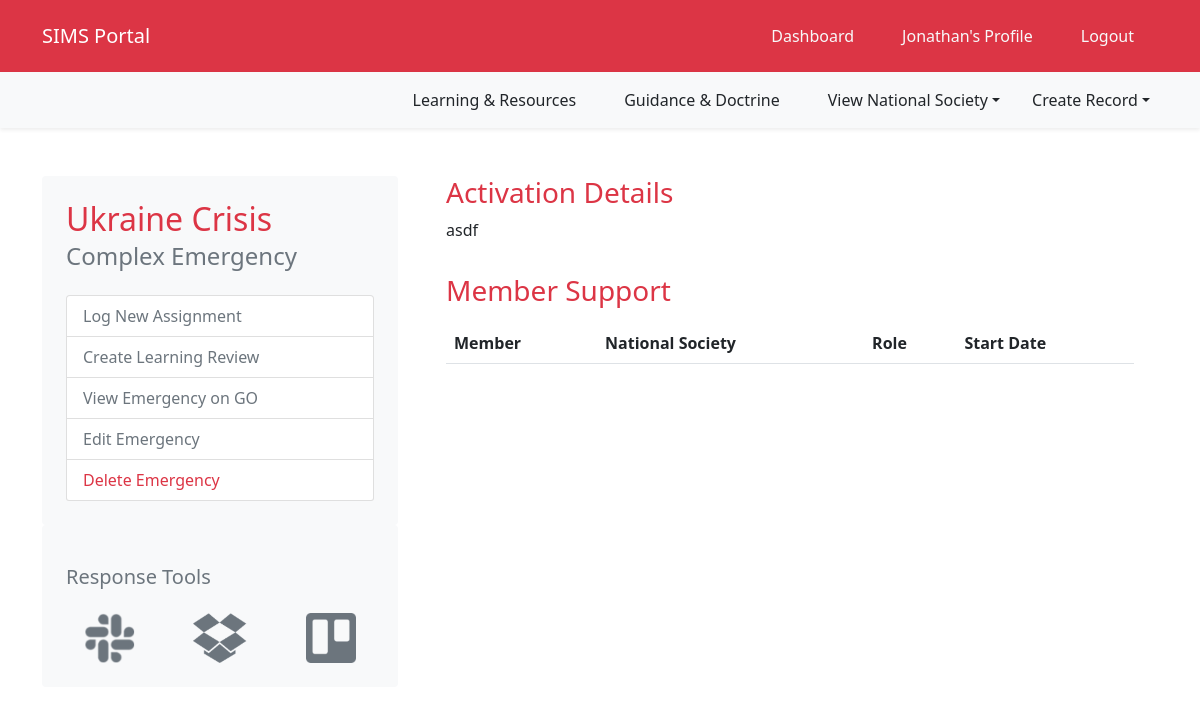
Before: /emergency/4 (signed in) with the older database file.
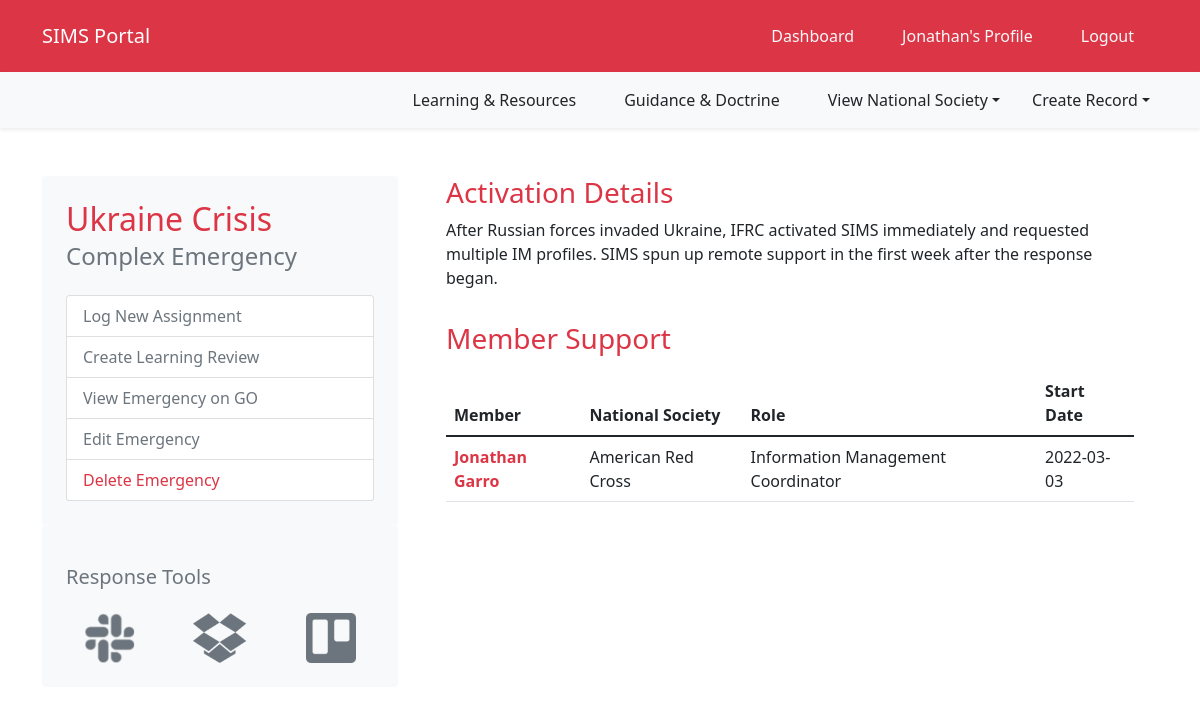
After: the same page with the newer database file.
### SIMS_Portal/models.py (models this page shows, shortened)
class Emergency(db.Model):
	__tablename__ = 'emergency'
	id = db.Column(db.Integer, primary_key=True)
	emergency_name = db.Column(db.String(100), nullable=False)
	emergency_glide = db.Column(db.String(20))
	emergency_go_id = db.Column(db.Integer)
	emergency_location_id = db.Column(db.Integer)
	emergency_review_id = db.Column(db.Integer)
	activation_details = db.Column(db.String(1000))
	emergency_type_id = db.Column(db.Integer, db.ForeignKey('emergencytype.id'))
	emergency_products = db.relationship('Portfolio', backref='emergency_response', lazy=True)
	assigned_to = db.relationship('Assignment', backref='assigned_emergency', lazy=True)
	created_at = db.Column(db.DateTime, server_default=func.now())
	updated_at = db.Column(db.DateTime, onupdate=func.now())
	def __repr__(self):
		return f"Emergency('{self.emergency_name}','{self.emergency_glide}','{self.emergency_go_id}','{self.emergency_location_id}','{self.emergency_type_id}','{self.emergency_review_id}','{self.activation_details}')"

class Assignment(db.Model):
	__tablename__ = 'assignment'
	id = db.Column(db.Integer, primary_key=True)
	role = db.Column(db.String(100))
	start_date = db.Column(db.Date, nullable=False, default=datetime.utcnow)
	end_date = db.Column(db.Date, nullable=False)
	remote = db.Column(db.Boolean)
	assignment_details = db.Column(db.String(1000))
	user_id = db.Column(db.Integer, db.ForeignKey('user.id'))
	emergency_id = db.Column(db.Integer, db.ForeignKey('emergency.id'), default=0)
	created_at = db.Column(db.DateTime, server_default=func.now())
	updated_at = db.Column(db.DateTime, onupdate=func.now())

class User(db.Model, UserMixin):
	__tablename__ = 'user'
	id = db.Column(db.Integer, primary_key=True)
	firstname = db.Column(db.String(40), nullable=False)
	lastname = db.Column(db.String(40), nullable=False)
	status = db.Column(db.String(20), default='Pending')
	birthday = db.Column(db.Date)
	email = db.Column(db.String(120), unique=True, nullable=False)
	password = db.Column(db.String(60), nullable=False)
	molnix_id = db.Column(db.Integer)
	job_title = db.Column(db.String(120))
	bio = db.Column(db.Text)
	is_admin = db.Column(db.Boolean, default=False)
	roles = db.Column(db.String(1000))
	languages = db.Column(db.String(1000))
	image_file = db.Column(db.String(20), nullable=False, default='default.png')
	twitter = db.Column(db.String(120))
	slack_id = db.Column(db.String(120))
	github = db.Column(db.String(120))
	messaging_number_country_code = db.Column(db.Integer)
	messaging_number = db.Column(db.Integer)
	ns_id = db.Column(db.Integer, ForeignKey('nationalsociety.ns_go_id'))
	assignments = db.relationship('Assignment', backref='assigned_member')
	products = db.relationship('Portfolio', backref='creator', lazy=True)
	skills = db.relationship('Skill', secondary='user_skill', backref='members_with_skill')
	languages = db.relationship('Language', secondary='user_language', backref='members_with_language')
	created_at = db.Column(db.DateTime, server_default=func.now())
	updated_at = db.Column(db.DateTime, onupdate=func.now())

class NationalSociety(db.Model):
	__tablename__ = 'nationalsociety'
	id = db.Column(db.Integer, primary_key=True)
	ns_name = db.Column(db.String(120), nullable=False)
	country_name = db.Column(db.String(120), nullable=False)
	ns_go_id = db.Column(db.Integer)
	users = db.relationship('User', backref='national_society', lazy=True)
	created_at = db.Column(db.DateTime, server_default=func.now())
	updated_at = db.Column(db.DateTime, onupdate=func.now())

### SIMS_Portal/routes.py (the view)
@app.route('/emergency/<int:id>', methods=['GET', 'POST'])
@login_required
def view_emergency(id):
	emergency_info = db.session.query(Emergency).filter(Emergency.id == id).first()
	deployments = db.engine.execute("SELECT * FROM assignment JOIN emergency ON emergency.id = assignment.emergency_id JOIN user ON user.id = assignment.user_id JOIN nationalsociety ON nationalsociety.id = user.ns_id WHERE emergency.id = :id", {'id': id}).all()
	print(emergency_info)
	emergency_type = db.engine.execute("SELECT * FROM emergency JOIN emergencytype ON emergencytype.id = emergency.emergency_type_id WHERE emergency.id = :id", {'id': id})
	emergency_type_name = [row.emergency_type_name for row in emergency_type]
	return render_template('emergency.html', title='Emergency View', emergency_info=emergency_info, emergency_type=emergency_type, emergency_type_name=emergency_type_name[0], deployments=deployments)

### SIMS_Portal/models.py (called while the page is built)
@login_manager.user_loader
def load_user(user_id):
	return User.query.get(int(user_id))

### SIMS_Portal/templates/emergency.html (shortened to what this page needs)
{% extends "layout.html" %}
{% block content %}
<div class="container">
	<div class="row">
		<div class="col col-md-4">
			<div class="card border-0 p-4 bg-light">
				<h2 class="text-danger mb-1">{{ emergency_info.emergency_name}}</h2>
				<h4 class="text-secondary mb-4">{{emergency_type_name}}</h4>
				<div class="list-group">
					<a href="#" class="list-group-item list-group-item-action text-secondary">Log New Assignment</a>
					  <a href="#" class="list-group-item list-group-item-action text-secondary">Create Learning Review</a>
					  <a href="https://go.ifrc.org/emergencies/{{ emergency_info.emergency_go_id }}" class="list-group-item list-group-item-action text-secondary">View Emergency on GO</a>
					  <a href="#" class="list-group-item list-group-item-action text-secondary">Edit Emergency</a>
					  <a href="#" class="list-group-item list-group-item-action text-danger">Delete Emergency</a>
				</div>
			</div>
			<div class="card border-0 p-4 bg-light">
				<h5 class="text-secondary py-3">Response Tools</h5>
				<div class="row justify-content-center">
					<div class="col" align="center"><img src="/static/assets/img/icons/slack.png" height="50px"></div>
					<div class="col" align="center"><img src="/static/assets/img/icons/dropbox.png" height="50px"></div>
					<div class="col" align="center"><img src="/static/assets/img/icons/trello.png" height="50px"></div>
				</div>
			</div>
		</div>
		<div class="col mx-4">
			<h3 class="text-danger">Activation Details</h3>
			<p class="pb-3">{{emergency_info.activation_details}}</p>
			<div class='mb-5'>
				<h3 class="mb-3 text-danger">Member Support</h3>
				{% if deployment_history_count == 0 %}
					No deployments yet.
				{% else %}
				<table class="table">
				  <thead class="">
					<tr>
					  <th>Member</th>
					  <th>National Society</th>
					  <th>Role</th>
					  <th>Start Date</th>
					</tr>
				  </thead>
				  <tbody>
					  {% for deployment in deployments %}
					  <tr>
						<td class="fw-bold"><a href="/profile/view/{{deployment.user_id}}" class="link-danger">{{deployment.firstname}} {{deployment.lastname}}</a></td>
						<td>{{deployment.ns_name}}</td>
						<td>{{deployment.role}}</td>
						<td>{{deployment.start_date}}</td>
					  </tr>
					  {% endfor %}
				  </tbody>
				</table>
				{% endif %}
			</div>
		</div>
	</div>
</div>
{% endblock content %}

Changed rows visible on the page:
changed Emergency "Ukraine Crisis": activation_details "asdf" → "After Russian forces invaded Ukraine, IFRC activated SIMS immediately and requested multiple IM profiles. SIMS spun up remote support in the first week after the response began."
now on this page (row edited): Assignment: firstname "Jonathan", lastname "Garro", ns_name "American Red Cross", role "Information Management Coordinator", start_date "2022-03-03"
